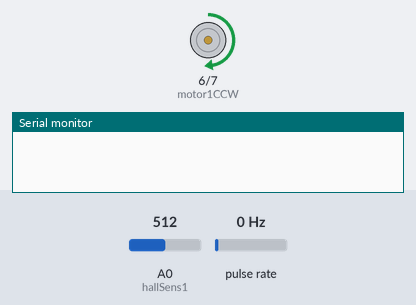
Bench run of a sketch on a simulated Arduino Uno, built with avr-gcc and run on an emulated ATmega328P. Shown: motor-driver pin pairs drawn as motors (green arrow = first pin HIGH = forward, orange = second pin HIGH = backward, longer = more drive, scaled by the enable pin), the last lines printed to the serial monitor. Wiring (inferred from the names in the program): pulse sensor: data pin 2. The test bench sets the inputs (shaded band); at power-on: A0 (hallSens1) = 512, pulse rate 0 Hz.

Above: at 0.8 s.
0.9 s: A0 (hallSens1) set to 19
2.4 s: A0 (hallSens1) set to 16
At 2.8 s:
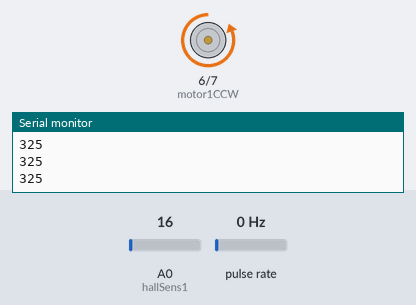
Timing chart, 0 to 5.4 s (numbered marks = the images above; inputs shaded):
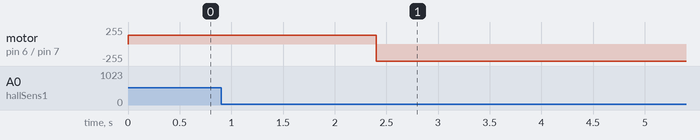

The sketch:

PID_TEST_END_STOP.ino
```cpp
#include <PID_v1.h>

// L298N + DC Motors.
#define motor1En 5
#define motor1CW 7    // IN3.
#define motor1CCW 6   // IN4.

#define encoderA1 2   // Encoder A motor 1.
#define encoderB1 3   // Encoder B motor 1.

#define hallSens1 A0

double kp1 = 2, ki1 = 0.75, kd1 = 0.18; // Adjust to tune PID control for motor 1.
double input1 = 0, output1 = 0, setpoint1 = 0;
PID m1PID(&input1, &output1, &setpoint1, kp1, ki1, kd1, DIRECT);

// Motor.
volatile long encoderValue1 = 0;
int angle = 0;
int PPR1 = 1929;   // Pulses per revolution - motor 1.

double theta1 = 180;

int reqEV1 = 0;   // Required encoder value 1 (SETPOINT).


void setup() {
  // Base motor.
  pinMode(motor1En, OUTPUT);
  pinMode(motor1CW, OUTPUT);
  pinMode(motor1CCW, OUTPUT);
  pinMode(encoderA1, INPUT_PULLUP);  // Base.
  pinMode(encoderB1, INPUT_PULLUP);

  // Encoder interrupts.
  attachInterrupt(digitalPinToInterrupt(encoderA1), encoderEvent1, HIGH); // Position.


  m1PID.SetMode(AUTOMATIC);
  m1PID.SetSampleTime(1);  // Refresh rate of PID controller.
  m1PID.SetOutputLimits(-255, 255);  // Max/min PWM values to move motor. Speed of motor.

    homing();

  Serial.begin(9600);
}

void loop() {
  // Convert angle to pulse
  reqEV1 = map(theta1, 0, 360, 0, 5860);

  setpoint1 = reqEV1;
  input1 = encoderValue1;
  m1PID.Compute();
  pwmOut1(output1);

  Serial.println(encoderValue1);

}

// PWM output for motor 1.
void pwmOut1(int out) {
  if (out > 0) {                 // If reqEV > encoderValue motor will move in forward direction.
    analogWrite(motor1En, out);   // Enable motor to reach desired angle.
    forward1();
  }
  else {
    analogWrite(motor1En, abs(out));  // If reqEV < encoderValue motor will move in reverse direction.
    reverse1();
  }
}

// Encoder events.
void encoderEvent1() {
  if (digitalRead(encoderA1) == digitalRead(encoderB1)) {
    encoderValue1--;
  }
  else {
    encoderValue1++;
  }
}

void homing() {
  do {
  digitalWrite(motor1CW, LOW);
  analogWrite(motor1CCW, 128);
  digitalWrite(motor1En, HIGH);
  } while(analogRead(hallSens1) >= 18);

encoderValue1 = map(20, 0, 360, 0, 5860); // Homing offset.
}

void forward1() {
  digitalWrite(motor1CW, HIGH);
  digitalWrite(motor1CCW, LOW);
}

void reverse1() {
  digitalWrite(motor1CW, LOW);
  digitalWrite(motor1CCW, HIGH);
}

void brake1() {
  digitalWrite(motor1CW, LOW);
  digitalWrite(motor1CCW, LOW);
}
```

Measured:
- the behaviour switches between 18 and 17 on A0 (hallSens1) (found by bisection; images 0 and 1)
- after the input at 0.9 s, every drawn part: stays the same
- after the input at 2.4 s, motor on pin 6 (motor1CCW) / pin 7 (motor1CW): forward 128/255 → backward 255/255 at once
